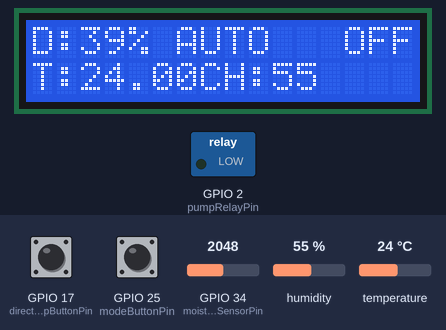
Bench run of a sketch on a simulated ESP32. Parts: 16×2 character LCD, switched loads named in the sketch (green lamp = pin HIGH). Inputs (shaded band) come from the test bench; at power-on: GPIO 34 (moistureSensorPin) = 2048, GPIO 25 (modeButtonPin) HIGH, GPIO 17 (directPumpButtonPin) HIGH, humidity 55 %, temperature 24 °C. WiFi joins after 1.5 s; servers stay silent unless stated; what the sketch prints to the serial monitor is not drawn.

Above: at 3.1 s.
3.2 s: GPIO 34 (moistureSensorPin) set to 2260
At 5.4 s:
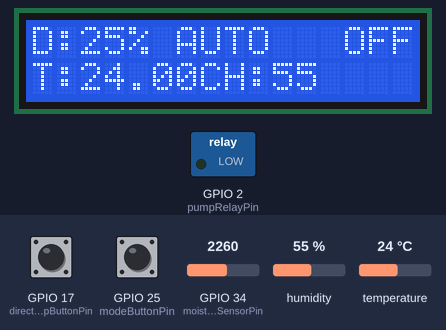
5.7 s: GPIO 34 (moistureSensorPin) set to 2364
At 6.9 s:
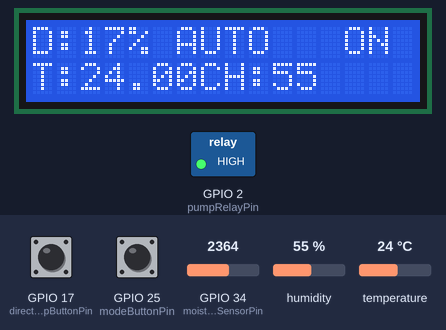
8.0 s: GPIO 25 (modeButtonPin) pulled LOW for 3.2 s
At 13.6 s:
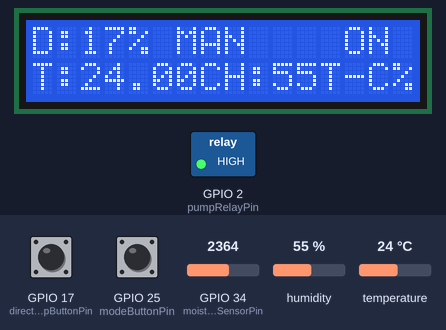
17.5 s: GPIO 17 (directPumpButtonPin) pulled LOW for 3.2 s
At 22.6 s:
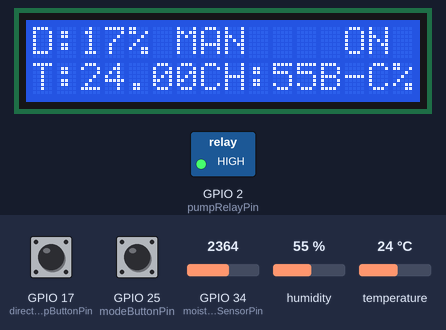
23.5 s: GPIO 17 (directPumpButtonPin) pulled LOW for 3.2 s
At 29.9 s:
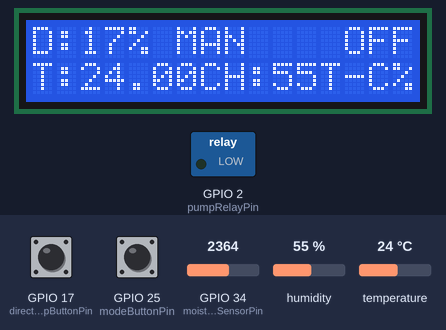
33.0 s: humidity set to 22 %
At 34.0 s:
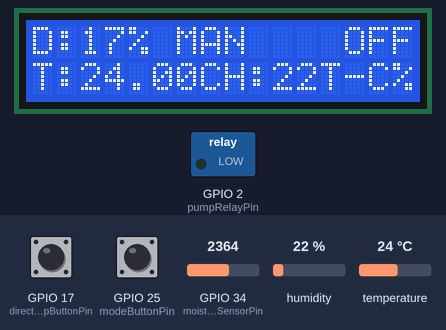
Timing chart, 0 to 35.6 s (numbered marks = the images above; inputs shaded):
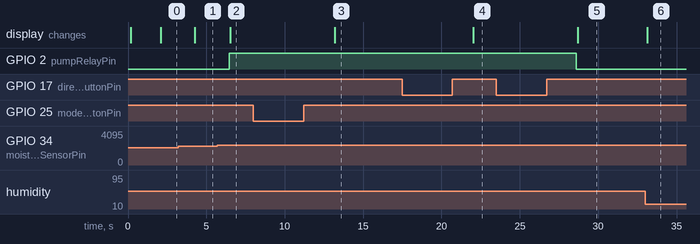

Measured:
- the behaviour switches between 2334 and 2335 on GPIO 34 (moistureSensorPin) (found by bisection; images 1 and 2)
- after the input at 3.2 s, the display: changes after 1.1 s (image 1)
- after the input at 5.7 s, GPIO 2 (pumpRelayPin): LOW → HIGH after 0.75 s; the display: changes after 0.83 s (image 2)
- after the input at 8.0 s, GPIO 2 (pumpRelayPin): stays HIGH (without the input it goes to LOW after 5.1 s); the display: changes after 5.2 s (image 3)
- after the input at 17.5 s, the display: changes after 4.5 s (image 4)
- after the input at 23.5 s, GPIO 2 (pumpRelayPin): HIGH → LOW after 5.1 s; the display: changes after 5.2 s (image 5)
- after the input at 33.0 s, the display: changes after 0.12 s (image 6)

The sketch:

webblynk.ino
```cpp
#define BLYNK_TEMPLATE_ID "TMPL6joqqjaJU"
#define BLYNK_TEMPLATE_NAME "tudongtuoi"
#define BLYNK_AUTH_TOKEN "eRhG-3uVpGKg9x83UKyGWQeHzuepf32M"

#include <WiFi.h>
#include <WiFiClient.h>
#include <BlynkSimpleEsp32.h>
#include <DHT.h>
#include <LiquidCrystal_I2C.h>

// --- AceButton Library ---
#include <AceButton.h>
using namespace ace_button;

/* Điền thông tin Template ID và Template Name (nếu dùng Blynk.Cloud) */
//#define BLYNK_TEMPLATE_ID          "YOUR_TEMPLATE_ID"   // Điền Template ID của bạn vào đây // BỎ COMMENT ĐỂ TÙY CHỈNH
//#define BLYNK_TEMPLATE_NAME        "YOUR_TEMPLATE_NAME" // Điền Template Name của bạn vào đây // BỎ COMMENT ĐỂ TÙY CHỈNH
//#define BLYNK_AUTH_TOKEN             "YOUR_AUTH_TOKEN"    // Điền Auth Token của bạn vào đây // BỎ COMMENT ĐỂ TÙY CHỈNH

#define BLYNK_PRINT Serial // Vẫn giữ lại để in debug ra Serial Monitor nếu cần
//#define APP_DEBUG // Bạn có thể uncomment dòng này để bật debug app Blynk nếu cần

// --- Thông tin WiFi - ĐIỀN THÔNG TIN WIFI CỦA BẠN ---
char auth[] = BLYNK_AUTH_TOKEN;
char ssid[] = "Kieu Son";          // Thay bằng SSID WiFi của bạn
char pass[] = "123456789";   // Điền mật khẩu WiFi của bạn vào đây

// --- Định nghĩa chân cảm biến và thiết bị (ESP32 Pins) - GIỮ NGUYÊN ---
const int moistureSensorPin = 34;          // GPIO34 - Analog pin cho cảm biến độ ẩm
const int pumpRelayPin = 2;                // GPIO2 - Digital pin cho relay bơm
const int dhtPin = 4;                      // GPIO4 - Digital pin cho DHT11

// --- Định nghĩa chân cho nút nhấn - SỬ DỤNG #define - GIỮ NGUYÊN ---
#define modeButtonPin 25             // GPIO25 - Digital pin cho nút chuyển chế độ AUTO/MANUAL
#define directPumpButtonPin 17        // GPIO17 - Digital pin cho nút BẬT/TẮT bơm trực tiếp (chế độ MANUAL)

#define DHTTYPE DHT11
const int lcdColumns = 16;
const int lcdRows = 2;
LiquidCrystal_I2C lcd(0x27, lcdColumns, lcdRows);

// --- Định nghĩa ngưỡng và thời gian tưới - GIỮ NGUYÊN ---
const int drySoilThreshold = 2630;
const int wetSoilThreshold = 1150;
const int targetSoilMoisturePercentage = 80;   // Ngưỡng độ ẩm đất để ngừng bơm ở chế độ tự động
const unsigned long wateringDuration = 5000;

// --- Biến - GIỮ NGUYÊN ---
int soilMoistureValue;
int soilMoisturePercentage;
bool pumpState = false;                  // Trạng thái bơm (true=BẬT, false=TẮT)
unsigned long pumpStartTime = 0;
float temperature = 0.0;
float humidity = 0.0;
bool automaticMode = true;              // Chế độ mặc định LÀ TỰ ĐỘNG
bool directPumpControlButton = false;     // Biến trạng thái cho nút điều khiển bơm trực tiếp (chế độ MANUAL)

// --- AceButton cho nút chế độ - GIỮ NGUYÊN ---
ButtonConfig modeButtonConfig;
AceButton modeButton(&modeButtonConfig);

// --- **THÊM AceButton cho nút bơm trực tiếp** ---
ButtonConfig directPumpButtonConfig;
AceButton directPumpButton(&directPumpButtonConfig);

// --- Biến thời gian cho millis() - GIỮ NGUYÊN (nếu bạn đã tích hợp millis() trước đó) ---
unsigned long previousWateringTime = 0; // Thời điểm thực hiện logic tưới tự động lần trước
const long wateringInterval = 2000;     // Chu kỳ thực hiện logic tưới tự động (2 giây)

unsigned long previousLCDUpdateTime = 0;    // Thời điểm cập nhật LCD lần trước (tùy chọn)
const long lcdUpdateInterval = 1000;        // Chu kỳ cập nhật LCD (1 giây - tùy chọn, có thể điều chỉnh)

// --- Blynk Virtual Pins - KHÔI PHỤC và ĐIỀU CHỈNH VPIN CHO PHÙ HỢP VỚI DASHBOARD BLYNK CỦA BẠN ---
#define VPIN_SOIL_MOISTURE V0
#define VPIN_PUMP_STATUS        V1
#define VPIN_MANUAL_WATER      V2  // VPIN cho nút BẬT/TẮT bơm bằng tay trên Blynk // ĐÃ SỬA TÊN THÀNH VPIN_MANUAL_WATER
#define VPIN_TEMPERATURE        V3
#define VPIN_HUMIDITY           V4
#define VPIN_MODE_SWITCH         V5  // **ĐÃ ĐỔI VPIN_MODE_STATUS -> VPIN_MODE_SWITCH VÌ DÙNG SWITCH WIDGET**
#define VPIN_DIRECT_PUMP_BUTTON_STATUS V6 // VPIN hiển thị trạng thái nút bơm cơ trên Blynk

DHT dht(dhtPin, DHTTYPE);
BlynkTimer timer;


int getSoilMoisturePercentage() { // **ĐÃ SỬA LẠI HÀM getSoilMoisturePercentage() - ĐÚNG VỚI CODE GỐC**
    soilMoistureValue = analogRead(moistureSensorPin);
    return map(soilMoistureValue, drySoilThreshold,wetSoilThreshold, 0, 100);
}

void readDHTData() { // **ĐÃ SỬA LẠI HÀM readDHTData() - ĐÚNG VỚI CODE GỐC**
    humidity = dht.readHumidity();
    temperature = dht.readTemperature();

    if (isnan(humidity) || isnan(temperature)) {
        Serial.println(F("Lỗi đọc DHT sensor!"));
        return;
    }
}

void updateLCDReadings() { // Đổi tên hàm để phù hợp (chỉ cập nhật LCD)
    soilMoisturePercentage = getSoilMoisturePercentage();
    readDHTData();

    // --- Cập nhật Blynk Virtual Pins - KHÔI PHỤC GỬI DỮ LIỆU LÊN BLYNK ---
    Blynk.virtualWrite(VPIN_SOIL_MOISTURE, soilMoisturePercentage);
    Blynk.virtualWrite(VPIN_PUMP_STATUS, pumpState ? "BẬT" : "TẮT");
    Blynk.virtualWrite(VPIN_TEMPERATURE, temperature);
    Blynk.virtualWrite(VPIN_HUMIDITY, humidity);
    Blynk.virtualWrite(VPIN_MODE_SWITCH, automaticMode); // **ĐÃ ĐỔI VPIN_MODE_STATUS -> VPIN_MODE_SWITCH VÀ GỬI TRẠNG THÁI automaticMode (true/false)**
    Blynk.virtualWrite(VPIN_DIRECT_PUMP_BUTTON_STATUS, directPumpControlButton ? "BẬT-Cơ" : "TẮT-Cơ");

    // --- Cập nhật LCD - GIỮ LẠI HIỂN THỊ THÔNG TIN CƠ BẢN VÀ CHẾ ĐỘ, TRẠNG THÁI NÚT BƠM TRỰC TIẾP ---
    lcd.clear();
    lcd.setCursor(0, 0);
    lcd.print("D:"); lcd.print(soilMoisturePercentage); lcd.print("%");
    lcd.setCursor(0, 1);
    lcd.print("T:"); lcd.print(temperature); lcd.print("C");
    lcd.setCursor(8,1);
    lcd.print("H:"); lcd.print(humidity); lcd.print("%");
    lcd.setCursor(13,0);
    lcd.print(pumpState ? "ON" : "OFF");
    lcd.setCursor(6,0);
    lcd.print(automaticMode ? "AUTO" : "MAN"); // Hiển thị chế độ AUTO/MANUAL
    if (!automaticMode) { // Chỉ hiển thị trạng thái nút bơm cơ khi ở chế độ MANUAL
        lcd.setCursor(12, 1);
        lcd.print(directPumpControlButton ? "B-C" : "T-C"); // B-C: Bơm-Cơ (Bật Cơ), T-C: Tắt-Cơ
    } else {
        lcd.setCursor(12, 1);
        lcd.print("    "); // Xóa trạng thái nút bơm cơ khi ở chế độ AUTO
    }
}

void controlPump(bool enablePump) {
    pumpState = enablePump;
    digitalWrite(pumpRelayPin, pumpState ? HIGH : LOW);
    updateLCDReadings(); // Gọi hàm cập nhật LCD
    Blynk.virtualWrite(VPIN_PUMP_STATUS, pumpState ? "BẬT" : "TẮT"); // Gửi trạng thái bơm lên Blynk
}

// --- Hàm xử lý sự kiện nút chế độ (AceButton) - GIỮ NGUYÊN ---
void modeButtonHandler(AceButton* button, uint8_t eventType, uint8_t buttonState) {
    Serial.println("Nut che do duoc nhan (AceButton)"); // In debug

    switch (eventType) {
        case AceButton::kEventReleased: // Xử lý khi nút được NHẢ RA
            Serial.println("Su kien: Nút chế độ NHẢ RA (kEventReleased)"); // In debug

            // --- Đảo ngược chế độ ---
            automaticMode = !automaticMode; // Chuyển đổi AUTO <-> MANUAL
            Serial.print("Che do chuyen sang (AceButton): ");
            Serial.println(automaticMode ? "Tu dong" : "Thu cong");

            updateLCDReadings(); // Cập nhật LCD để hiển thị chế độ mới
            Blynk.virtualWrite(VPIN_MODE_SWITCH, automaticMode); // **ĐÃ ĐỔI VPIN_MODE_STATUS -> VPIN_MODE_SWITCH VÀ GỬI TRẠNG THÁI automaticMode (true/false)**
            break;
    }
}

// --- **THÊM: Hàm xử lý sự kiện nút bơm trực tiếp (AceButton)** ---
void directPumpButtonHandler(AceButton* button, uint8_t eventType, uint8_t buttonState) {
    Serial.println("Nut bom truc tiep duoc nhan (AceButton)"); // In debug

    switch (eventType) {
        case AceButton::kEventReleased: // Xử lý khi nút được NHẢ RA
            Serial.println("Su kien: Nút bơm trực tiếp NHẢ RA (kEventReleased)"); // In debug

            if (!automaticMode) { // CHỈ KHI Ở CHẾ ĐỘ MANUAL
                directPumpControlButton = !directPumpControlButton; // Đảo trạng thái bơm cơ
                controlPump(directPumpControlButton); // Gọi hàm điều khiển bơm dựa trên trạng thái nút bơm cơ
                Serial.print("Bom truc tiep chuyen sang (AceButton - Che do THU CONG): ");
                Serial.println(directPumpControlButton ? "BAT" : "TAT");
                updateLCDReadings(); // Cập nhật LCD
            } else {
                Serial.println("Nut bom truc tiep duoc nhan nhung o che do TU DONG - KHONG PHAN UNG.");
            }
            break;
    }
}

void checkBlynkStatus() { // Hàm kiểm tra kết nối Blynk - KHÔI PHỤC
    bool isconnected = Blynk.connected();
    if (isconnected == false) {
        Serial.print("Blynk Not Connected ");
        // --- **ĐÃ LOẠI BỎ digitalWrite(wifiLed, LOW); // Bật LED báo mất kết nối (tùy chọn)** ---
    }
    if (isconnected == true) {
        // --- **ĐÃ LOẠI BỎ digitalWrite(wifiLed, HIGH); // Tắt LED báo mất kết nối (tùy chọn)** ---
        //Serial.println("Blynk Connected");
    }
}

// --- Hàm BLYNK_CONNECTED() - KHÔI PHỤC ---
BLYNK_CONNECTED() {
    Blynk.syncVirtual(VPIN_SOIL_MOISTURE);
    Blynk.syncVirtual(VPIN_PUMP_STATUS);
    Blynk.syncVirtual(VPIN_TEMPERATURE);
    Blynk.syncVirtual(VPIN_HUMIDITY);
    Blynk.syncVirtual(VPIN_MODE_SWITCH); // **ĐÃ ĐỔI VPIN_MODE_STATUS -> VPIN_MODE_SWITCH**
    Blynk.virtualWrite(VPIN_MODE_SWITCH, automaticMode); // **ĐÃ ĐỔI VPIN_MODE_STATUS -> VPIN_MODE_SWITCH VÀ ĐỒNG BỘ TRẠNG THÁI automaticMode**
}

// --- Hàm BLYNK_WRITE(VPIN_RELAY) - KHÔI PHỤC và CHỈNH SỬA - **THÊM DEBUG PRINTS** ---
BLYNK_WRITE(VPIN_MANUAL_WATER) { // ĐÃ SỬA VPIN_RELAY -> VPIN_MANUAL_WATER - CHO PHÙ HỢP VỚI ĐỊNH NGHĨA
    Serial.println("--- Blynk_WRITE(VPIN_MANUAL_WATER) ---"); // Debug
    Serial.print("Che do AUTO/MANUAL: "); Serial.println(automaticMode ? "AUTO" : "MANUAL"); // Debug
    if(!automaticMode){ // CHỈ CHO PHÉP điều khiển bơm qua Blynk KHI Ở CHẾ ĐỘ MANUAL
        bool relayValueFromBlynk = param.asInt();
        Serial.print("Gia tri relay tu Blynk: "); Serial.println(relayValueFromBlynk); // Debug
        Serial.print("Trang thai bom hien tai: "); Serial.println(pumpState ? "BAT" : "TAT"); // Debug
        if (relayValueFromBlynk != pumpState) {
            controlPump(relayValueFromBlynk);
            directPumpControlButton = relayValueFromBlynk;
            updateLCDReadings();
            Serial.print("--> Da dieu khien bom qua Blynk. Trang thai bom moi: "); Serial.println(pumpState ? "BAT" : "TAT"); // Debug
        } else {
            Serial.println("--> Trang thai bom Blynk yeu cau KHONG thay doi so voi trang thai hien tai."); // Debug
        }
    } else {
        Blynk.virtualWrite(VPIN_PUMP_STATUS, pumpState);
        Serial.println("Che do AUTO - Khong dieu khien bom qua Blynk, chi dong bo trang thai."); // Debug
    }
    Serial.println("--- Ket thuc Blynk_WRITE(VPIN_MANUAL_WATER) ---"); // Debug
}

// --- Hàm BLYNK_WRITE(VPIN_MODE_SWITCH) - KHÔI PHỤC và CHỈNH SỬA ---
BLYNK_WRITE(VPIN_MODE_SWITCH) {
    bool modeValueFromBlynk = param.asInt();
    if (modeValueFromBlynk != automaticMode) { // Chỉ cập nhật nếu giá trị Blynk khác với chế độ hiện tại
        automaticMode = modeValueFromBlynk; // Cập nhật chế độ theo giá trị từ Blynk
        Serial.print("Che do chuyen sang (Blynk): ");
        Serial.println(automaticMode ? "Tu dong" : "Thu cong");
        updateLCDReadings(); // Cập nhật LCD để hiển thị chế độ mới
        Blynk.virtualWrite(VPIN_MODE_SWITCH, automaticMode); // **VẪN GIỮ NGUYÊN VPIN_MODE_SWITCH ĐỂ ĐỒNG BỘ TRẠNG THÁI LÊN WIDGET SWITCH**
    }
}


void setup() {
    Serial.begin(115200);
    delay(100);

    pinMode(pumpRelayPin, OUTPUT);
    // --- **ĐÃ LOẠI BỎ pinMode(wifiLed, OUTPUT); // Chân LED báo WiFi (tùy chọn)** ---
    digitalWrite(pumpRelayPin, LOW);
    // --- **ĐÃ LOẠI BỎ digitalWrite(wifiLed, LOW); // Tắt LED WiFi khi khởi động (tùy chọn)** ---


    // --- KHAI BÁO CHÂN NÚT BẤM - GIỮ NGUYÊN ---
    pinMode(modeButtonPin, INPUT_PULLUP);
    pinMode(directPumpButtonPin, INPUT_PULLUP);

    // --- Khởi tạo AceButton cho nút chế độ - GIỮ NGUYÊN ---
    modeButtonConfig.setEventHandler(modeButtonHandler); // Gán hàm xử lý sự kiện
    modeButton.init(modeButtonPin); // Khởi tạo nút với chân modeButtonPin

    // --- **THÊM: Khởi tạo AceButton cho nút bơm trực tiếp** ---
    directPumpButtonConfig.setEventHandler(directPumpButtonHandler); // Gán hàm xử lý sự kiện
    directPumpButton.init(directPumpButtonPin); // Khởi tạo nút với chân directPumpButtonPin

    dht.begin();
    lcd.init();
    lcd.backlight();
    lcd.print("Khoi dong...");

    // --- KẾT NỐI WIFI VÀ BLYNK - KHÔI PHỤC ---
    WiFi.begin(ssid, pass);
    while (WiFi.status() != WL_CONNECTED) {
        delay(500);
        Serial.print(".");
    }
    Serial.println("");
    Serial.println("WiFi da ket noi");
    Serial.print("Dia chi IP: ");
    Serial.println(WiFi.localIP());
    Blynk.begin(auth, ssid, pass);
    Serial.println("Da ket noi Blynk");

    // --- Định thời kiểm tra kết nối Blynk mỗi 3 giây - KHÔI PHỤC ---
    timer.setInterval(3000L, checkBlynkStatus); // Kiểm tra kết nối Blynk sau mỗi 3 giây

    // --- Định thời gửi dữ liệu cảm biến lên Blynk và cập nhật LCD mỗi 3 giây - KHÔI PHỤC (điều chỉnh chu kỳ nếu muốn) ---
    timer.setInterval(3000L, sendSensorData); // Gửi dữ liệu cảm biến mỗi 3 giây (có thể điều chỉnh)


    Serial.println("He thong tuoi cay da bat dau (Blynk - CO NUT BAM - ACEBUTTON MODE BUTTON - KHONG WIFI LED - DA SUA LOI BIEN - CAI THIEN NUT BAM & BLYNK CONTROL - CHE DO QUA SWITCH BLYNK)!"); // Thông báo khởi động
}

void loop() {
    Blynk.run(); // Chạy Blynk - KHÔI PHỤC
    timer.run(); // Chạy Blynk timer - KHÔI PHỤC

    updateLCDReadings(); // Gọi hàm cập nhật LCD - GIỮ NGUYÊN

    // --- KIỂM TRA NÚT CHẾ ĐỘ BẰNG ACEBUTTON - GIỮ NGUYÊN ---
    modeButton.check(); // Kiểm tra nút chế độ bằng AceButton

    // --- **THAY THẾ: KIỂM TRA NÚT BƠM TRỰC TIẾP BẰNG ACEBUTTON** ---
    directPumpButton.check(); // Kiểm tra nút bơm trực tiếp bằng AceButton

    // --- **ĐÃ LOẠI BỎ HOÀN TOÀN ĐOẠN CODE XỬ LÝ NÚT BƠM TRỰC TIẾP CŨ** ---

    // --- Định thời cho logic tưới tự động bằng millis() - GIỮ NGUYÊN (nếu bạn đã tích hợp millis() trước đó) ---
    unsigned long currentMillis = millis();
    if (currentMillis - previousWateringTime >= wateringInterval) {
        previousWateringTime = currentMillis; // Cập nhật thời điểm thực hiện logic tưới tự động

        // --- Logic tưới cây tự động (chỉ hoạt động ở chế độ tự động) ---
        if (automaticMode) { // Kiểm tra chế độ tự động
            if (!pumpState) {
                if (soilMoisturePercentage < 20) {
                    Serial.println("Dat qua kho! Bat bom (Tu dong)...");
                    controlPump(true);
                    pumpStartTime = millis();
                }
            } else {
                // --- Dừng bơm khi độ ẩm đạt trên 80% HOẶC hết thời gian tưới ---
                if ((soilMoisturePercentage >= targetSoilMoisturePercentage) || (millis() - pumpStartTime >= wateringDuration)) {
                    Serial.println("Do am dat dat nguong hoac het gio. Tat bom (Tu dong)...");
                    controlPump(false);
                }
            }
        } else {
            // Chế độ thủ công - Tưới tự động TẮT
            Serial.println("Che do thu cong. Tuoi tu dong TAT.");
        }
    }

    // --- Định thời cập nhật LCD bằng millis() - TÙY CHỌN - GIỮ NGUYÊN (nếu bạn đã tích hợp millis() trước đó) ---
    if (currentMillis - previousLCDUpdateTime >= lcdUpdateInterval) {
        previousLCDUpdateTime = currentMillis; // Cập nhật thời điểm cập nhật LCD
        updateLCDReadings(); // Gọi hàm cập nhật LCD
    }


    delay(1000); // GIỮ LẠI DELAY 100ms - BẠN CÓ THỂ THỬ LOẠI BỎ HOẶC GIẢM XUỐNG NẾU MUỐN
}

// --- Hàm gửi dữ liệu cảm biến lên Blynk (được gọi định kỳ bởi timer Blynk) - KHÔI PHỤC ---
void sendSensorData() {


    updateLCDReadings(); // Cập nhật LCD (bao gồm cả gửi dữ liệu lên Blynk trong hàm này, **updateLCDReadings() ĐÃ BAO GỒM ĐỌC CẢM BIẾN**)
}
```
